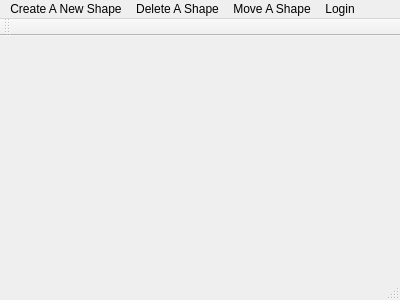
<?xml version="1.0" encoding="UTF-8"?>
<ui version="4.0">
 <class>MainWindow</class>
 <widget class="QMainWindow" name="MainWindow">
  <property name="geometry">
   <rect>
    <x>0</x>
    <y>0</y>
    <width>400</width>
    <height>300</height>
   </rect>
  </property>
  <property name="windowTitle">
   <string>MainWindow</string>
  </property>
  <widget class="QWidget" name="centralWidget"/>
  <widget class="QMenuBar" name="menuBar">
   <property name="geometry">
    <rect>
     <x>0</x>
     <y>0</y>
     <width>400</width>
     <height>17</height>
    </rect>
   </property>
   <widget class="QMenu" name="menuCreate_A_New_Shape">
    <property name="title">
     <string>Create A New Shape</string>
    </property>
    <addaction name="actionNew_Shape"/>
   </widget>
   <widget class="QMenu" name="menuDelete_A_Shape">
    <property name="title">
     <string>Delete A Shape</string>
    </property>
    <addaction name="actionDelete_Shape"/>
   </widget>
   <widget class="QMenu" name="menuMove_A_Shape">
    <property name="title">
     <string>Move A Shape</string>
    </property>
    <addaction name="actionMove_Shape"/>
   </widget>
   <widget class="QMenu" name="menuLogin">
    <property name="title">
     <string>Login</string>
    </property>
    <addaction name="actionLogin"/>
   </widget>
   <addaction name="menuCreate_A_New_Shape"/>
   <addaction name="menuDelete_A_Shape"/>
   <addaction name="menuMove_A_Shape"/>
   <addaction name="menuLogin"/>
  </widget>
  <widget class="QToolBar" name="mainToolBar">
   <attribute name="toolBarArea">
    <enum>TopToolBarArea</enum>
   </attribute>
   <attribute name="toolBarBreak">
    <bool>false</bool>
   </attribute>
  </widget>
  <widget class="QStatusBar" name="statusBar"/>
  <action name="actionNew_Shape">
   <property name="text">
    <string>New Shape</string>
   </property>
  </action>
  <action name="actionDelete_Shape">
   <property name="text">
    <string>Delete Shape</string>
   </property>
  </action>
  <action name="actionMove_Shape">
   <property name="text">
    <string>Move Shape</string>
   </property>
  </action>
  <action name="actionLogin">
   <property name="text">
    <string>Login</string>
   </property>
  </action>
 </widget>
 <layoutdefault spacing="6" margin="11"/>
 <resources/>
 <connections/>
</ui>
